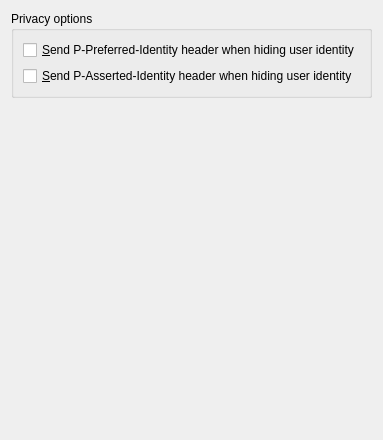
         <widget class="QWidget" name="TabPage">
          <attribute name="title">
           <string>Privacy</string>
          </attribute>
          <layout class="QVBoxLayout">
           <item>
            <widget class="QGroupBox" name="privacyGroupBox">
             <property name="title">
              <string>Privacy options</string>
             </property>
             <layout class="QVBoxLayout">
              <item>
               <widget class="QCheckBox" name="pPreferredIdCheckBox">
                <property name="whatsThis">
                 <string>Include a P-Preferred-Identity header with your identity in an INVITE request for a call with identity hiding.</string>
                </property>
                <property name="text">
                 <string>&amp;Send P-Preferred-Identity header when hiding user identity</string>
                </property>
                <property name="shortcut">
                 <string>Alt+S</string>
                </property>
               </widget>
              </item>
              <item>
               <widget class="QCheckBox" name="pAssertedIdCheckBox">
                <property name="whatsThis">
                 <string>Include a P-Asserted-Identity header with your identity in an INVITE request for a call with identity hiding.</string>
                </property>
                <property name="text">
                 <string>&amp;Send P-Asserted-Identity header when hiding user identity</string>
                </property>
                <property name="shortcut">
                 <string>Alt+A</string>
                </property>
               </widget>
              </item>
             </layout>
            </widget>
           </item>
           <item>
            <spacer name="spacer40">
             <property name="orientation">
              <enum>Qt::Vertical</enum>
             </property>
             <property name="sizeType">
              <enum>QSizePolicy::Expanding</enum>
             </property>
             <property name="sizeHint" stdset="0">
              <size>
               <width>20</width>
               <height>331</height>
              </size>
             </property>
            </spacer>
           </item>
          </layout>
         </widget>
